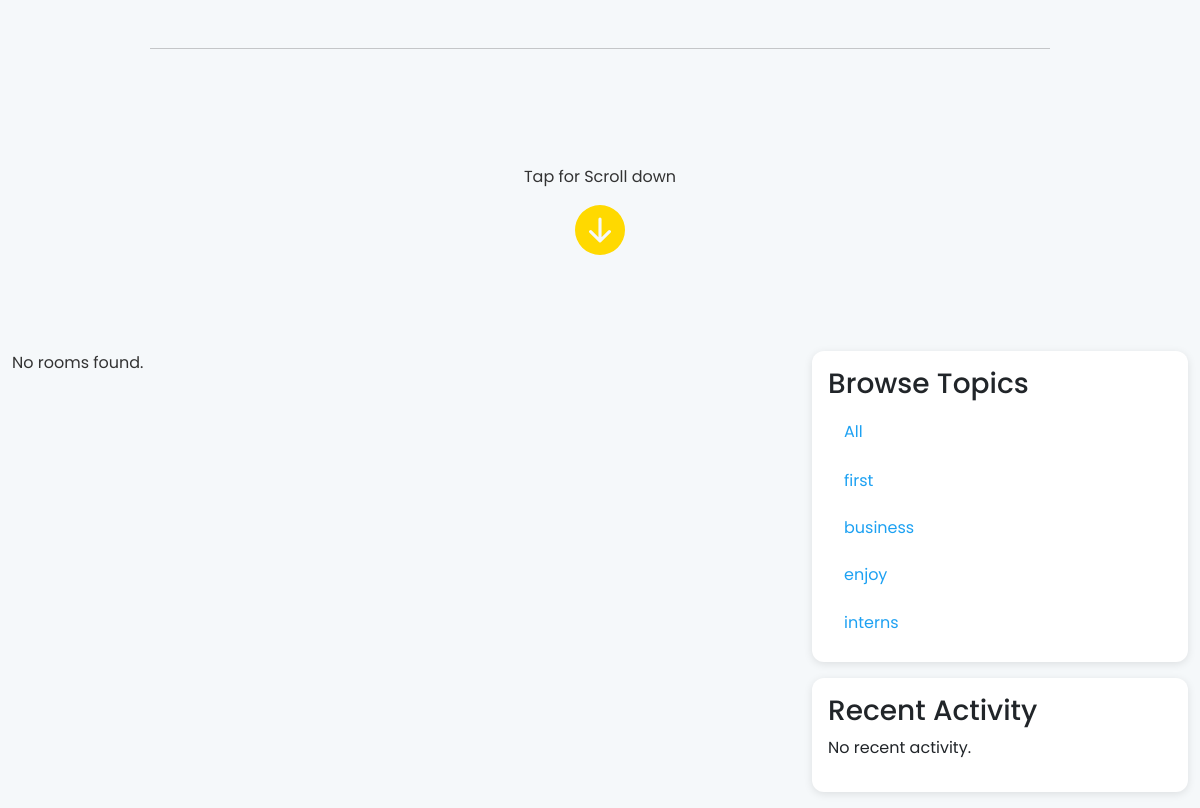
The page /?q=Cars (lower part) on the database as committed earlier.
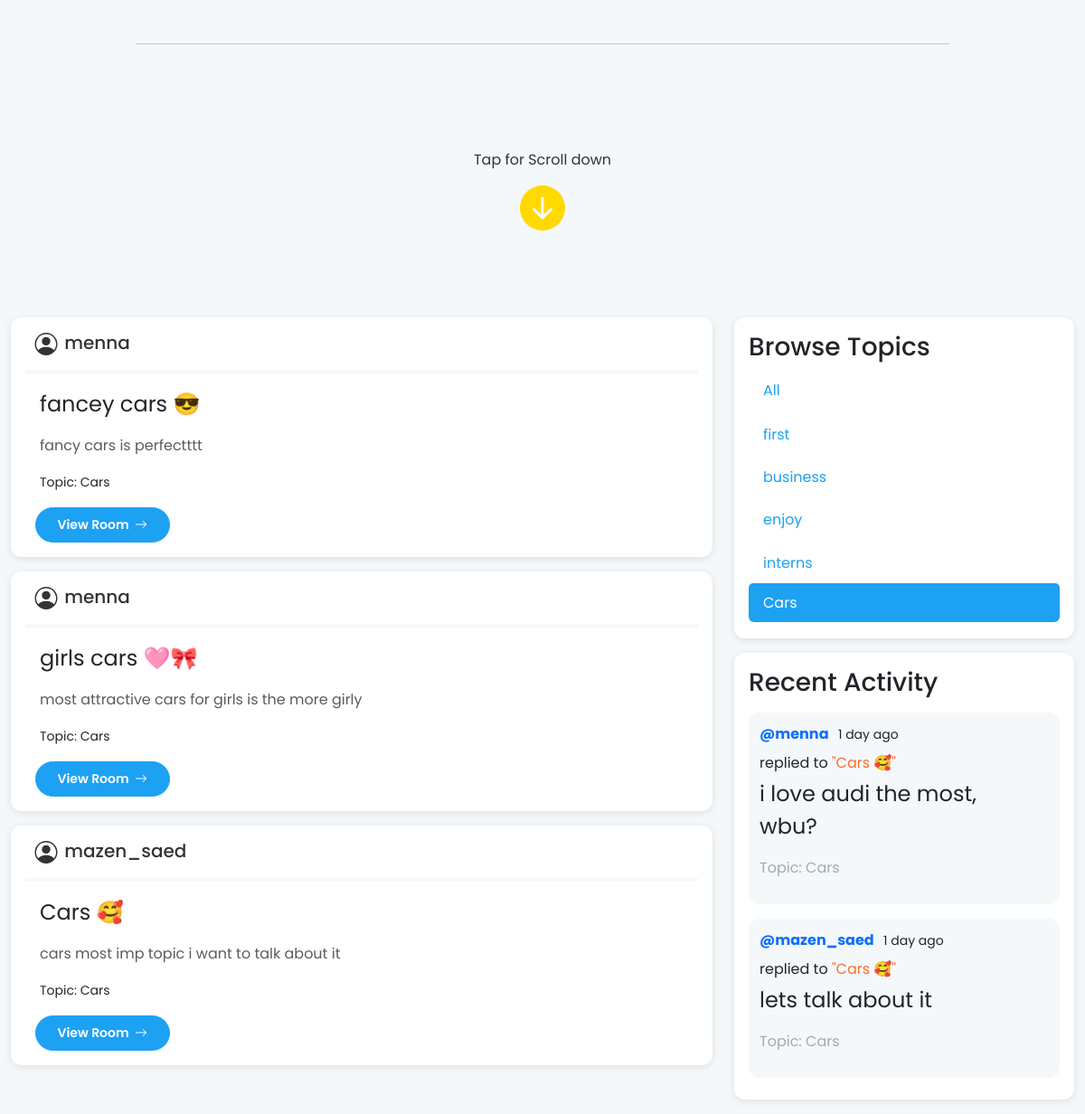
The same page on the database as committed later.
### activities/models.py (models this page shows, shortened)
class Topic(models.Model):
    name = models.CharField(max_length=200, unique=True)
    def __str__(self):
        return self.name

class Room(models.Model):
    host = models.ForeignKey(User, on_delete=models.SET_NULL, null=True)
    topic = models.ForeignKey(Topic, on_delete=models.SET_NULL, null=True)
    name = models.CharField(max_length=200)
    description = models.TextField(null=True, blank=True)
    participants = models.ManyToManyField(User, related_name='participants', blank=True)
    updated = models.DateTimeField(auto_now=True)
    created = models.DateTimeField(auto_now_add=True)
    class Meta:
        ordering = ['-updated', '-created']
    def __str__(self):
        return self.name

class Message(models.Model):
    user = models.ForeignKey(User, on_delete=models.CASCADE)
    room = models.ForeignKey(Room, on_delete=models.CASCADE)
    body = models.TextField()
    updated = models.DateTimeField(auto_now=True)
    created = models.DateTimeField(auto_now_add=True)
    class Meta:
        ordering = ['-updated', '-created']

### activities/views.py (the view)
# urls.py: path('', views.home, name='home'),
def home(request):
    q = request.GET.get('q') if request.GET.get('q') != None else ''
    rooms = Room.objects.filter(
        Q(topic__name__icontains=q) |
        Q(name__icontains=q) |
        Q(description__icontains=q)
    )
    room_count = rooms.count()
    topics = Topic.objects.all()
    messages = Message.objects.filter(Q(room__topic__name__icontains=q))
    context = {
        'rooms': rooms,
        'room_count': room_count,
        'topics': topics,
        'messages': messages,
    }
    return render(request, 'activities/home.html', context)

### activities/templates/activities/home.html (shortened to what this page needs)
{% extends 'main.html' %}
{% load widget_tweaks %}
{% load static %}
{% block content %}
<div class="row">
    <div class="col-md-8">
        {% include 'activities/feed_component.html' with rooms=rooms %}
    </div>
    <div class="col-md-4">
        {% include 'activities/topics_component.html' %}
        {% include 'activities/activity_component.html' with messages=messages %}
    </div>
</div>
{% endblock %}

### activities/templates/activities/feed_component.html (shortened to what this page needs)
{% for room in rooms %}
<div class="card room-card mb-3">
    <div class="card-body">
        <div class="d-flex justify-content-between align-items-center ms-2">
            <h5 class="card-title mb-0">
                <a
                href="{% url 'users:user-profile' room.host %}"
                class="nav-link link-underline link-underline-opacity"
                >
                {{ room.host }}
                </a>
            </h5>
        </div>
        <hr class="border border-2 opacity-62">
        <div class="ms-3" id="more-content">
            <p class="card-text mt-3 fs-4">{{ room.name }}</p>
            <p class="card-text text-muted">{{ room.description|truncatewords:20 }}</p>
            <p class="card-text"><small>Topic: {{ room.topic.name }}</small></p>
            <a href="{% url 'room' room.id %}" class="icon-link icon-link-hover btn btn-primary btn-sm" style="margin: 0 -5.5px;">
                View Room
                <svg xmlns="http://www.w3.org/2000/svg" class="bi" viewBox="0 0 16 16" aria-hidden="true">
                    <path d="M1 8a.5.5 0 0 1 .5-.5h11.793l-3.147-3.146a.5.5 0 0 1 .708-.708l4 4a.5.5 0 0 1 0 .708l-4 4a.5.5 0 0 1-.708-.708L13.293 8.5H1.5A.5.5 0 0 1 1 8z"/>
                </svg>
            </a>
        </div>
    </div>
</div>
{% empty %}
<p>No rooms found.</p>
{% endfor %}

### activities/templates/activities/topics_component.html (shortened to what this page needs)
<div class="card mb-3">
    <div class="card-body">
        <h3 class="card-title">Browse Topics</h3>
        <ul class="list-group">
            <li
            class="
            list-group-item list-group-item-action
            "
            aria-current="{% if not request.GET.q %}true{% else %}false{% endif %}
            "
            style="margin-bottom: 4px;"
            >
                <a href="{% url 'home' %}">All</a>
            </li>
            {% for topic in topics %}
                <li
                class="
                list-group-item list-group-item-action
                {% if request.GET.q == topic.name %}active{% endif %}
                "
                aria-current="{% if request.GET.q == topic.name %}true{% else %}false{% endif %}">
                    <a href="?q={{ topic.name }}">{{ topic.name }}</a>
                </li>
            {% endfor %}
        </ul>
    </div>
</div>

### activities/templates/activities/activity_component.html (shortened to what this page needs)
<div class="card card-activity mb-3">
    <div class="card-body">
        <h3 class="card-title">Recent Activity</h3>
        {% for message in messages %}
            <div class="message mt-3">
                <div class="d-flex justify-content-between align-items-center">
                    <p class="mb-0">
                        <strong style="margin-right: 7px;">
                            <a class="link-offset-2 link-underline link-underline-opacity-0" href="{% url 'users:user-profile' message.user.username %}">@{{ message.user }}</a>
                        </strong>
                        <small>
                            {{ message.created|timesince }} ago
                        </small>
                    </p>
                </div>
                <p class="mt-2 mb-0">
                    replied to <a
                    href="{% url 'room' message.room.id %}"
                    class="link-underline link-underline-opacity-0"
                    style="color: #F96E2A"
                    >"{{ message.room }}"</a>
                </p>
                <p class="mt-1 fs-4" style="width: 75%;">{{ message.body }}</p>
                <p class="" style="color: #9cafa8;">Topic: {{ message.room.topic }}</p>
            </div>
        {% empty %}
            <p>No recent activity.</p>
        {% endfor %}
    </div>
</div>

Rows that differ between the two databases and show on the page:
added Room: host "menna", name "fancey cars 😎", description "fancy cars is perfectttt", topic.name "Cars"
added Room: host "menna", name "girls cars 🩷🎀", description "most attractive cars for girls is the more girly", topic.name "Cars"
added Room: host "mazen_saed", name "Cars 🥰", description "cars most imp topic i want to talk about it", topic.name "Cars"
added Topic: name "Cars"
added Message: user "menna", created "1 day", room "Cars 🥰", body "i love audi the most, wbu?", room.topic "Cars"
added Message: user "mazen_saed", created "1 day", room "Cars 🥰", body "lets talk about it", room.topic "Cars"
Other text that changed with them:
text no longer shown: "No rooms found. No recent activity."
